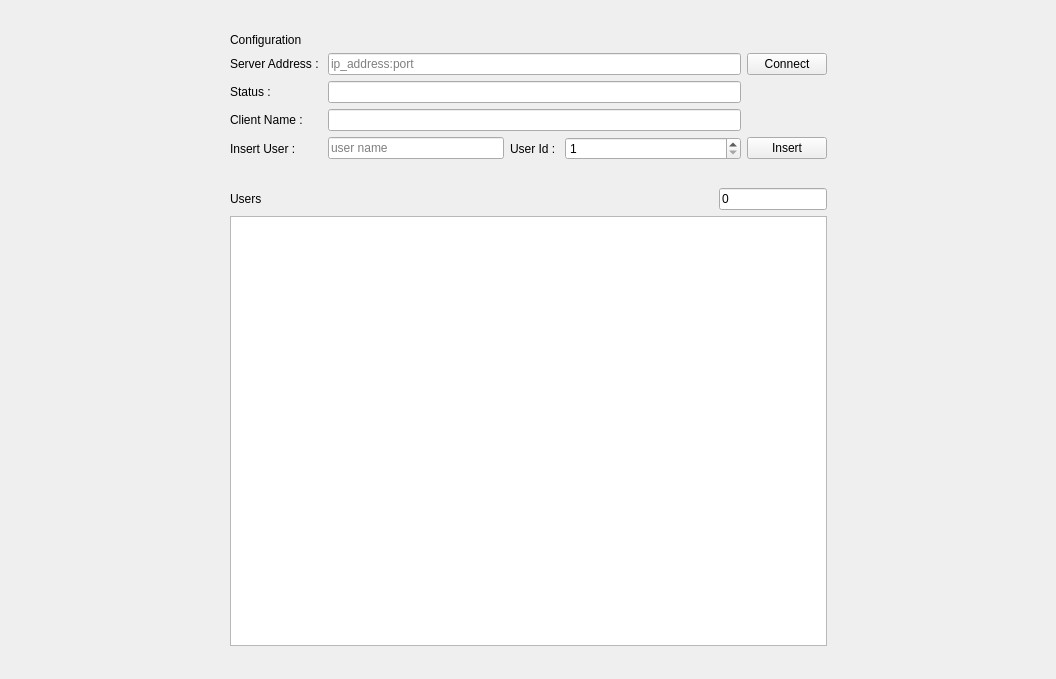
<?xml version="1.0" encoding="UTF-8"?>
<ui version="4.0">
 <class>QListClientWidget</class>
 <widget class="QWidget" name="QListClientWidget">
  <property name="geometry">
   <rect>
    <x>0</x>
    <y>0</y>
    <width>1056</width>
    <height>679</height>
   </rect>
  </property>
  <property name="windowTitle">
   <string>QListClientWidget</string>
  </property>
  <layout class="QGridLayout" name="gridLayout_2">
   <item row="0" column="0">
    <widget class="QFrame" name="frame">
     <property name="frameShape">
      <enum>QFrame::NoFrame</enum>
     </property>
     <property name="frameShadow">
      <enum>QFrame::Plain</enum>
     </property>
     <property name="lineWidth">
      <number>0</number>
     </property>
     <layout class="QHBoxLayout" name="horizontalLayout_2">
      <item>
       <spacer name="horizontalSpacer">
        <property name="orientation">
         <enum>Qt::Horizontal</enum>
        </property>
        <property name="sizeType">
         <enum>QSizePolicy::Preferred</enum>
        </property>
        <property name="sizeHint" stdset="0">
         <size>
          <width>169</width>
          <height>20</height>
         </size>
        </property>
       </spacer>
      </item>
     </layout>
    </widget>
   </item>
   <item row="0" column="1">
    <widget class="QFrame" name="frameContents">
     <property name="sizePolicy">
      <sizepolicy hsizetype="Preferred" vsizetype="Preferred">
       <horstretch>0</horstretch>
       <verstretch>0</verstretch>
      </sizepolicy>
     </property>
     <property name="maximumSize">
      <size>
       <width>800</width>
       <height>16777215</height>
      </size>
     </property>
     <property name="frameShape">
      <enum>QFrame::NoFrame</enum>
     </property>
     <property name="frameShadow">
      <enum>QFrame::Plain</enum>
     </property>
     <property name="lineWidth">
      <number>0</number>
     </property>
     <layout class="QVBoxLayout" name="verticalLayout_2">
      <item>
       <widget class="QFrame" name="frameTop">
        <layout class="QGridLayout" name="gridLayout">
         <item row="2" column="0">
          <widget class="QLabel" name="labelStatus">
           <property name="text">
            <string>Status : </string>
           </property>
          </widget>
         </item>
         <item row="3" column="1" colspan="3">
          <widget class="QLineEdit" name="lineEditClientName">
           <property name="readOnly">
            <bool>true</bool>
           </property>
          </widget>
         </item>
         <item row="4" column="0">
          <widget class="QLabel" name="labelNewUser">
           <property name="text">
            <string>Insert User : </string>
           </property>
          </widget>
         </item>
         <item row="1" column="0">
          <widget class="QLabel" name="labelServer">
           <property name="text">
            <string>Server Address : </string>
           </property>
          </widget>
         </item>
         <item row="4" column="4">
          <widget class="QPushButton" name="pushButtonInsert">
           <property name="sizePolicy">
            <sizepolicy hsizetype="Fixed" vsizetype="Fixed">
             <horstretch>0</horstretch>
             <verstretch>0</verstretch>
            </sizepolicy>
           </property>
           <property name="text">
            <string>Insert</string>
           </property>
          </widget>
         </item>
         <item row="1" column="4">
          <widget class="QPushButton" name="pushButtonConnect">
           <property name="sizePolicy">
            <sizepolicy hsizetype="Fixed" vsizetype="Fixed">
             <horstretch>0</horstretch>
             <verstretch>0</verstretch>
            </sizepolicy>
           </property>
           <property name="text">
            <string>Connect</string>
           </property>
          </widget>
         </item>
         <item row="4" column="1">
          <widget class="QLineEdit" name="lineEditUserName">
           <property name="placeholderText">
            <string>user name</string>
           </property>
          </widget>
         </item>
         <item row="4" column="2">
          <widget class="QLabel" name="labelNewUserId">
           <property name="text">
            <string>User Id : </string>
           </property>
          </widget>
         </item>
         <item row="4" column="3">
          <widget class="QSpinBox" name="spinBoxUserId">
           <property name="sizePolicy">
            <sizepolicy hsizetype="Expanding" vsizetype="Fixed">
             <horstretch>0</horstretch>
             <verstretch>0</verstretch>
            </sizepolicy>
           </property>
           <property name="minimumSize">
            <size>
             <width>80</width>
             <height>0</height>
            </size>
           </property>
           <property name="minimum">
            <number>1</number>
           </property>
           <property name="maximum">
            <number>250</number>
           </property>
          </widget>
         </item>
         <item row="1" column="1" colspan="3">
          <widget class="QLineEdit" name="lineEditServer">
           <property name="placeholderText">
            <string>ip_address:port</string>
           </property>
          </widget>
         </item>
         <item row="2" column="1" colspan="3">
          <widget class="QLineEdit" name="lineEditStatus">
           <property name="readOnly">
            <bool>true</bool>
           </property>
          </widget>
         </item>
         <item row="2" column="4">
          <spacer name="horizontalSpacer01">
           <property name="orientation">
            <enum>Qt::Horizontal</enum>
           </property>
           <property name="sizeType">
            <enum>QSizePolicy::Minimum</enum>
           </property>
           <property name="sizeHint" stdset="0">
            <size>
             <width>72</width>
             <height>20</height>
            </size>
           </property>
          </spacer>
         </item>
         <item row="3" column="4">
          <spacer name="horizontalSpacer02">
           <property name="orientation">
            <enum>Qt::Horizontal</enum>
           </property>
           <property name="sizeType">
            <enum>QSizePolicy::Minimum</enum>
           </property>
           <property name="sizeHint" stdset="0">
            <size>
             <width>72</width>
             <height>20</height>
            </size>
           </property>
          </spacer>
         </item>
         <item row="3" column="0">
          <widget class="QLabel" name="labelName">
           <property name="text">
            <string>Client Name : </string>
           </property>
          </widget>
         </item>
         <item row="0" column="0" colspan="5">
          <widget class="QLabel" name="labelConfiguration">
           <property name="text">
            <string>Configuration</string>
           </property>
          </widget>
         </item>
        </layout>
       </widget>
      </item>
      <item>
       <widget class="QFrame" name="frameBottom">
        <layout class="QGridLayout" name="gridLayout_3">
         <item row="0" column="0">
          <widget class="QLabel" name="labelUsers">
           <property name="sizePolicy">
            <sizepolicy hsizetype="Expanding" vsizetype="Preferred">
             <horstretch>0</horstretch>
             <verstretch>0</verstretch>
            </sizepolicy>
           </property>
           <property name="text">
            <string>Users</string>
           </property>
          </widget>
         </item>
         <item row="1" column="0" colspan="2">
          <widget class="QTableView" name="tableViewUsers"/>
         </item>
         <item row="0" column="1">
          <widget class="QLineEdit" name="lineEditCount">
           <property name="sizePolicy">
            <sizepolicy hsizetype="Preferred" vsizetype="Fixed">
             <horstretch>0</horstretch>
             <verstretch>0</verstretch>
            </sizepolicy>
           </property>
           <property name="text">
            <string>0</string>
           </property>
           <property name="readOnly">
            <bool>true</bool>
           </property>
          </widget>
         </item>
        </layout>
       </widget>
      </item>
     </layout>
    </widget>
   </item>
   <item row="0" column="2">
    <widget class="QFrame" name="frame_2">
     <property name="frameShape">
      <enum>QFrame::NoFrame</enum>
     </property>
     <property name="frameShadow">
      <enum>QFrame::Plain</enum>
     </property>
     <property name="lineWidth">
      <number>0</number>
     </property>
     <layout class="QHBoxLayout" name="horizontalLayout">
      <item>
       <spacer name="horizontalSpacer_2">
        <property name="orientation">
         <enum>Qt::Horizontal</enum>
        </property>
        <property name="sizeType">
         <enum>QSizePolicy::Preferred</enum>
        </property>
        <property name="sizeHint" stdset="0">
         <size>
          <width>168</width>
          <height>20</height>
         </size>
        </property>
       </spacer>
      </item>
     </layout>
    </widget>
   </item>
  </layout>
 </widget>
 <layoutdefault spacing="6" margin="11"/>
 <resources/>
 <connections/>
</ui>
